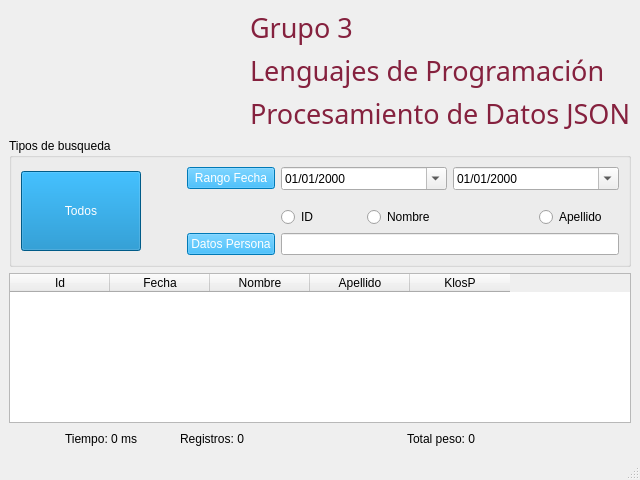
<?xml version="1.0" encoding="UTF-8"?>
<ui version="4.0">
 <class>MainWindow</class>
 <widget class="QMainWindow" name="MainWindow">
  <property name="geometry">
   <rect>
    <x>0</x>
    <y>0</y>
    <width>640</width>
    <height>480</height>
   </rect>
  </property>
  <property name="windowTitle">
   <string>Consulta Datos Procesamiento Industrial UEES</string>
  </property>
  <widget class="QWidget" name="centralwidget">
   <layout class="QGridLayout" name="gridLayout_2">
    <item row="0" column="0" rowspan="3" colspan="4">
     <widget class="QLabel" name="label">
      <property name="text">
       <string/>
      </property>
      <property name="pixmap">
       <pixmap resource="../imagenes.qrc">:/img/LogoUEES.png</pixmap>
      </property>
     </widget>
    </item>
    <item row="0" column="4" colspan="2">
     <widget class="QLabel" name="label_2">
      <property name="font">
       <font>
        <family>Ink Free</family>
        <pointsize>20</pointsize>
        <weight>50</weight>
        <bold>false</bold>
       </font>
      </property>
      <property name="styleSheet">
       <string notr="true">color: rgb(133, 33, 62)</string>
      </property>
      <property name="text">
       <string>Grupo 3</string>
      </property>
      <property name="textFormat">
       <enum>Qt::PlainText</enum>
      </property>
     </widget>
    </item>
    <item row="1" column="4" colspan="3">
     <widget class="QLabel" name="label_3">
      <property name="font">
       <font>
        <family>Ink Free</family>
        <pointsize>20</pointsize>
        <weight>50</weight>
        <bold>false</bold>
       </font>
      </property>
      <property name="styleSheet">
       <string notr="true">color: rgb(133, 33, 62)</string>
      </property>
      <property name="text">
       <string>Lenguajes de Programación</string>
      </property>
     </widget>
    </item>
    <item row="2" column="4" colspan="3">
     <widget class="QLabel" name="label_4">
      <property name="font">
       <font>
        <family>Ink Free</family>
        <pointsize>20</pointsize>
        <weight>50</weight>
        <bold>false</bold>
       </font>
      </property>
      <property name="styleSheet">
       <string notr="true">color: rgb(133, 33, 62)</string>
      </property>
      <property name="text">
       <string>Procesamiento de Datos JSON</string>
      </property>
     </widget>
    </item>
    <item row="3" column="0" colspan="7">
     <widget class="QGroupBox" name="groupBox">
      <property name="title">
       <string>Tipos de busqueda</string>
      </property>
      <layout class="QGridLayout" name="gridLayout">
       <item row="3" column="3" colspan="4">
        <widget class="QLineEdit" name="lineEditBuscar"/>
       </item>
       <item row="0" column="5" colspan="2">
        <widget class="QDateEdit" name="dateEditFin">
         <property name="displayFormat">
          <string>dd/MM/yyyy</string>
         </property>
         <property name="calendarPopup">
          <bool>true</bool>
         </property>
        </widget>
       </item>
       <item row="2" column="6">
        <widget class="QRadioButton" name="radioButtonApellido">
         <property name="text">
          <string>Apellido</string>
         </property>
        </widget>
       </item>
       <item row="1" column="3">
        <spacer name="verticalSpacer">
         <property name="orientation">
          <enum>Qt::Vertical</enum>
         </property>
         <property name="sizeType">
          <enum>QSizePolicy::Fixed</enum>
         </property>
         <property name="sizeHint" stdset="0">
          <size>
           <width>20</width>
           <height>5</height>
          </size>
         </property>
        </spacer>
       </item>
       <item row="0" column="0" rowspan="4">
        <widget class="QPushButton" name="pushButtonAll">
         <property name="minimumSize">
          <size>
           <width>120</width>
           <height>80</height>
          </size>
         </property>
         <property name="styleSheet">
          <string notr="true">background-color: rgb(0, 127, 191); color: rgb(255, 255, 255)</string>
         </property>
         <property name="text">
          <string>Todos</string>
         </property>
        </widget>
       </item>
       <item row="2" column="3">
        <widget class="QRadioButton" name="radioButtonId">
         <property name="text">
          <string>ID</string>
         </property>
        </widget>
       </item>
       <item row="0" column="2">
        <widget class="QPushButton" name="pushButtonRange">
         <property name="styleSheet">
          <string notr="true">background-color: rgb(0, 170, 255); color: rgb(255, 255, 255)</string>
         </property>
         <property name="text">
          <string>Rango Fecha</string>
         </property>
        </widget>
       </item>
       <item row="2" column="4" colspan="2">
        <widget class="QRadioButton" name="radioButtonNombre">
         <property name="text">
          <string>Nombre</string>
         </property>
        </widget>
       </item>
       <item row="0" column="1">
        <spacer name="horizontalSpacer">
         <property name="orientation">
          <enum>Qt::Horizontal</enum>
         </property>
         <property name="sizeType">
          <enum>QSizePolicy::Fixed</enum>
         </property>
         <property name="sizeHint" stdset="0">
          <size>
           <width>40</width>
           <height>20</height>
          </size>
         </property>
        </spacer>
       </item>
       <item row="3" column="2">
        <widget class="QPushButton" name="pushButtonPerson">
         <property name="styleSheet">
          <string notr="true">background-color: rgb(0, 170, 255); color: rgb(255, 255, 255)</string>
         </property>
         <property name="text">
          <string>Datos Persona</string>
         </property>
        </widget>
       </item>
       <item row="0" column="3" colspan="2">
        <widget class="QDateEdit" name="dateEditInicio">
         <property name="displayFormat">
          <string>dd/MM/yyyy</string>
         </property>
         <property name="calendarPopup">
          <bool>true</bool>
         </property>
        </widget>
       </item>
      </layout>
     </widget>
    </item>
    <item row="4" column="0" colspan="7">
     <widget class="QTableWidget" name="tableWidget">
      <column>
       <property name="text">
        <string>Id</string>
       </property>
      </column>
      <column>
       <property name="text">
        <string>Fecha</string>
       </property>
      </column>
      <column>
       <property name="text">
        <string>Nombre</string>
       </property>
      </column>
      <column>
       <property name="text">
        <string>Apellido</string>
       </property>
      </column>
      <column>
       <property name="text">
        <string>KlosP</string>
       </property>
      </column>
     </widget>
    </item>
    <item row="5" column="0">
     <spacer name="horizontalSpacer_4">
      <property name="orientation">
       <enum>Qt::Horizontal</enum>
      </property>
      <property name="sizeHint" stdset="0">
       <size>
        <width>60</width>
        <height>20</height>
       </size>
      </property>
     </spacer>
    </item>
    <item row="5" column="1">
     <widget class="QLabel" name="labelTiempo">
      <property name="text">
       <string>Tiempo: 0 ms</string>
      </property>
     </widget>
    </item>
    <item row="5" column="2">
     <spacer name="horizontalSpacer_3">
      <property name="orientation">
       <enum>Qt::Horizontal</enum>
      </property>
      <property name="sizeHint" stdset="0">
       <size>
        <width>40</width>
        <height>20</height>
       </size>
      </property>
     </spacer>
    </item>
    <item row="5" column="3">
     <widget class="QLabel" name="labelRegistros">
      <property name="text">
       <string>Registros: 0</string>
      </property>
     </widget>
    </item>
    <item row="5" column="4">
     <spacer name="horizontalSpacer_2">
      <property name="orientation">
       <enum>Qt::Horizontal</enum>
      </property>
      <property name="sizeHint" stdset="0">
       <size>
        <width>40</width>
        <height>20</height>
       </size>
      </property>
     </spacer>
    </item>
    <item row="5" column="5">
     <widget class="QLabel" name="labelPeso">
      <property name="text">
       <string>Total peso: 0</string>
      </property>
     </widget>
    </item>
    <item row="5" column="6">
     <spacer name="horizontalSpacer_5">
      <property name="orientation">
       <enum>Qt::Horizontal</enum>
      </property>
      <property name="sizeHint" stdset="0">
       <size>
        <width>135</width>
        <height>20</height>
       </size>
      </property>
     </spacer>
    </item>
   </layout>
  </widget>
  <widget class="QStatusBar" name="statusBar"/>
 </widget>
 <tabstops>
  <tabstop>pushButtonAll</tabstop>
  <tabstop>pushButtonRange</tabstop>
  <tabstop>dateEditInicio</tabstop>
  <tabstop>dateEditFin</tabstop>
  <tabstop>pushButtonPerson</tabstop>
  <tabstop>radioButtonId</tabstop>
  <tabstop>radioButtonNombre</tabstop>
  <tabstop>radioButtonApellido</tabstop>
  <tabstop>lineEditBuscar</tabstop>
  <tabstop>tableWidget</tabstop>
 </tabstops>
 <resources>
  <include location="../imagenes.qrc"/>
 </resources>
 <connections/>
</ui>
